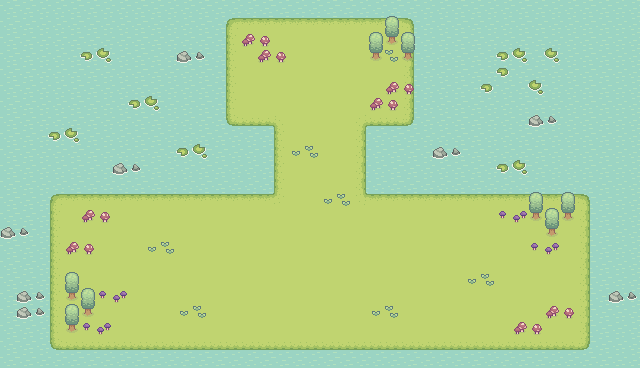

Below is a game level as drawn by its tile map, then a one-line description and the .tmx file that defines it, in full:
An orthogonal 40x23 tile map with 16x16 px tiles, 3 tile layers (Background, grass, objects), 3 tilesets and 15 objects (Player, Info, Logro1).

<map version="1.10" tiledversion="1.10.2" orientation="orthogonal" renderorder="right-down" width="40" height="23" tilewidth="16" tileheight="16" infinite="0" nextlayerid="7" nextobjectid="19">
 <tileset firstgid="1" source="water.tsx" />
 <tileset firstgid="5" source="grass.tsx" />
 <tileset firstgid="82" source="object_grass.tsx" />
 <layer id="1" name="Background" width="40" height="23">
  <data encoding="csv">
1,2,3,4,1,2,3,4,1,2,3,4,1,2,3,4,1,2,3,4,1,2,3,4,1,2,3,4,1,2,3,4,1,2,3,4,1,2,3,4,
1,2,3,4,1,2,3,4,1,2,3,4,1,2,3,4,1,2,3,4,1,2,3,4,1,2,3,4,1,2,3,4,1,2,3,4,1,2,3,4,
1,2,3,4,1,2,3,4,1,2,3,4,1,2,3,4,1,2,3,4,1,2,3,4,1,2,3,4,1,2,3,4,1,2,3,4,1,2,3,4,
1,2,3,4,1,2,3,4,1,2,3,4,1,2,3,4,1,2,3,4,1,2,3,4,1,2,3,4,1,2,3,4,1,2,3,4,1,2,3,4,
1,2,3,4,1,2,3,4,1,2,3,4,1,2,3,4,1,2,3,4,1,2,3,4,1,2,3,4,1,2,3,4,1,2,3,4,1,2,3,4,
1,2,3,4,1,2,3,4,1,2,3,4,1,2,3,4,1,2,3,4,1,2,3,4,1,2,3,4,1,2,3,4,1,2,3,4,1,2,3,4,
1,2,3,4,1,2,3,4,1,2,3,4,1,2,3,4,1,2,3,4,1,2,3,4,1,2,3,4,1,2,3,4,1,2,3,4,1,2,3,4,
1,2,3,4,1,2,3,4,1,2,3,4,1,2,3,4,1,2,3,4,1,2,3,4,1,2,3,4,1,2,3,4,1,2,3,4,1,2,3,4,
1,2,3,4,1,2,3,4,1,2,3,4,1,2,3,4,1,2,3,4,1,2,3,4,1,2,3,4,1,2,3,4,1,2,3,4,1,2,3,4,
1,2,3,4,1,2,3,4,1,2,3,4,1,2,3,4,1,2,3,4,1,2,3,4,1,2,3,4,1,2,3,4,1,2,3,4,1,2,3,4,
1,2,3,4,1,2,3,4,1,2,3,4,1,2,3,4,1,2,3,4,1,2,3,4,1,2,3,4,1,2,3,4,1,2,3,4,1,2,3,4,
1,2,3,4,1,2,3,4,1,2,3,4,1,2,3,4,1,2,3,4,1,2,3,4,1,2,3,4,1,2,3,4,1,2,3,4,1,2,3,4,
1,2,3,4,1,2,3,4,1,2,3,4,1,2,3,4,1,2,3,4,1,2,3,4,1,2,3,4,1,2,3,4,1,2,3,4,1,2,3,4,
1,2,3,4,1,2,3,4,1,2,3,4,1,2,3,4,1,2,3,4,1,2,3,4,1,2,3,4,1,2,3,4,1,2,3,4,1,2,3,4,
1,2,3,4,1,2,3,4,1,2,3,4,1,2,3,4,1,2,3,4,1,2,3,4,1,2,3,4,1,2,3,4,1,2,3,4,1,2,3,4,
1,2,3,4,1,2,3,4,1,2,3,4,1,2,3,4,1,2,3,4,1,2,3,4,1,2,3,4,1,2,3,4,1,2,3,4,1,2,3,4,
1,2,3,4,1,2,3,4,1,2,3,4,1,2,3,4,1,2,3,4,1,2,3,4,1,2,3,4,1,2,3,4,1,2,3,4,1,2,3,4,
1,2,3,4,1,2,3,4,1,2,3,4,1,2,3,4,1,2,3,4,1,2,3,4,1,2,3,4,1,2,3,4,1,2,3,4,1,2,3,4,
1,2,3,4,1,2,3,4,1,2,3,4,1,2,3,4,1,2,3,4,1,2,3,4,1,2,3,4,1,2,3,4,1,2,3,4,1,2,3,4,
1,2,3,4,1,2,3,4,1,2,3,4,1,2,3,4,1,2,3,4,1,2,3,4,1,2,3,4,1,2,3,4,1,2,3,4,1,2,3,4,
1,2,3,4,1,2,3,4,1,2,3,4,1,2,3,4,1,2,3,4,1,2,3,4,1,2,3,4,1,2,3,4,1,2,3,4,1,2,3,4,
1,2,3,4,1,2,3,4,1,2,3,4,1,2,3,4,1,2,3,4,1,2,3,4,1,2,3,4,1,2,3,4,1,2,3,4,1,2,3,4,
1,2,3,4,1,2,3,4,1,2,3,4,1,2,3,4,1,2,3,4,1,2,3,4,1,2,3,4,1,2,3,4,1,2,3,4,1,2,3,4
</data>
 </layer>
 <layer id="2" name="grass" width="40" height="23">
  <data encoding="csv">
0,0,0,0,0,0,0,0,0,0,0,0,0,0,0,0,0,0,0,0,0,0,0,0,0,0,0,0,0,0,0,0,0,0,0,0,0,0,0,0,
0,0,0,0,0,0,0,0,0,0,0,0,0,0,5,6,6,6,6,6,6,6,6,6,6,7,0,0,0,0,0,0,0,0,0,0,0,0,0,0,
0,0,0,0,0,0,0,0,0,0,0,0,0,0,16,17,17,17,17,17,17,17,17,17,17,18,0,0,0,0,0,0,0,0,0,0,0,0,0,0,
0,0,0,0,0,0,0,0,0,0,0,0,0,0,16,17,17,17,17,17,17,17,17,17,17,18,0,0,0,0,0,0,0,0,0,0,0,0,0,0,
0,0,0,0,0,0,0,0,0,0,0,0,0,0,16,17,17,17,17,17,17,17,17,17,17,18,0,0,0,0,0,0,0,0,0,0,0,0,0,0,
0,0,0,0,0,0,0,0,0,0,0,0,0,0,16,17,17,17,17,17,17,17,17,17,17,18,0,0,0,0,0,0,0,0,0,0,0,0,0,0,
0,0,0,0,0,0,0,0,0,0,0,0,0,0,16,17,17,17,17,17,17,17,17,17,17,18,0,0,0,0,0,0,0,0,0,0,0,0,0,0,
0,0,0,0,0,0,0,0,0,0,0,0,0,0,27,28,28,22,17,17,17,17,21,28,28,29,0,0,0,0,0,0,0,0,0,0,0,0,0,0,
0,0,0,0,0,0,0,0,0,0,0,0,0,0,0,0,0,16,17,17,17,17,18,0,0,0,0,0,0,0,0,0,0,0,0,0,0,0,0,0,
0,0,0,0,0,0,0,0,0,0,0,0,0,0,0,0,0,16,17,17,17,17,18,0,0,0,0,0,0,0,0,0,0,0,0,0,0,0,0,0,
0,0,0,0,0,0,0,0,0,0,0,0,0,0,0,0,0,16,17,17,17,17,18,0,0,0,0,0,0,0,0,0,0,0,0,0,0,0,0,0,
0,0,0,0,0,0,0,0,0,0,0,0,0,0,0,0,0,16,17,17,17,17,18,0,0,0,0,0,0,0,0,0,0,0,0,0,0,0,0,0,
0,0,0,5,6,6,6,6,6,6,6,6,6,6,6,6,6,33,17,17,17,17,32,6,6,6,6,6,6,6,6,6,6,6,6,6,7,0,0,0,
0,0,0,16,17,17,17,17,17,17,17,17,17,17,17,17,17,17,17,17,17,17,17,17,17,17,17,17,17,17,17,17,17,17,17,17,18,0,0,0,
0,0,0,16,17,17,17,17,17,17,17,17,17,17,17,17,17,17,17,17,17,17,17,17,17,17,17,17,17,17,17,17,17,17,17,17,18,0,0,0,
0,0,0,16,17,17,17,17,17,17,17,17,17,17,17,17,17,17,17,17,17,17,17,17,17,17,17,17,17,17,17,17,17,17,17,17,18,0,0,0,
0,0,0,16,17,17,17,17,17,17,17,17,17,17,17,17,17,17,17,17,17,17,17,17,17,17,17,17,17,17,17,17,17,17,17,17,18,0,0,0,
0,0,0,16,17,17,17,17,17,17,17,17,17,17,17,17,17,17,17,17,17,17,17,17,17,17,17,17,17,17,17,17,17,17,17,17,18,0,0,0,
0,0,0,16,17,17,17,17,17,17,17,17,17,17,17,17,17,17,17,17,17,17,17,17,17,17,17,17,17,17,17,17,17,17,17,17,18,0,0,0,
0,0,0,16,17,17,17,17,17,17,17,17,17,17,17,17,17,17,17,17,17,17,17,17,17,17,17,17,17,17,17,17,17,17,17,17,18,0,0,0,
0,0,0,16,17,17,17,17,17,17,17,17,17,17,17,17,17,17,17,17,17,17,17,17,17,17,17,17,17,17,17,17,17,17,17,17,18,0,0,0,
0,0,0,27,28,28,28,28,28,28,28,28,28,28,28,28,28,28,28,28,28,28,28,28,28,28,28,28,28,28,28,28,28,28,28,28,29,0,0,0,
0,0,0,0,0,0,0,0,0,0,0,0,0,0,0,0,0,0,0,0,0,0,0,0,0,0,0,0,0,0,0,0,0,0,0,0,0,0,0,0
</data>
 </layer>
 <layer id="3" name="objects" width="40" height="23">
  <data encoding="csv">
0,0,0,0,0,0,0,0,0,0,0,0,0,0,0,0,0,0,0,0,0,0,0,0,0,0,0,0,0,0,0,0,0,0,0,0,0,0,0,0,
0,0,0,0,0,0,0,0,0,0,0,0,0,0,0,0,0,0,0,0,0,0,0,0,82,0,0,0,0,0,0,0,0,0,0,0,0,0,0,0,
0,0,0,0,0,0,0,0,0,0,0,0,0,0,0,87,88,0,0,0,0,0,0,82,91,82,0,0,0,0,0,0,0,0,0,0,0,0,0,0,
0,0,0,0,0,125,126,0,0,0,0,123,124,0,0,0,87,88,0,0,0,0,0,91,97,91,0,0,0,0,0,125,126,0,126,0,0,0,0,0,
0,0,0,0,0,0,0,0,0,0,0,0,0,0,0,0,0,0,0,0,0,0,0,0,0,0,0,0,0,0,0,125,0,0,0,0,0,0,0,0,
0,0,0,0,0,0,0,0,0,0,0,0,0,0,0,0,0,0,0,0,0,0,0,0,87,88,0,0,0,0,125,0,0,126,0,0,0,0,0,0,
0,0,0,0,0,0,0,0,125,126,0,0,0,0,0,0,0,0,0,0,0,0,0,87,88,0,0,0,0,0,0,0,0,0,0,0,0,0,0,0,
0,0,0,0,0,0,0,0,0,0,0,0,0,0,0,0,0,0,0,0,0,0,0,0,0,0,0,0,0,0,0,0,0,123,124,0,0,0,0,0,
0,0,0,125,126,0,0,0,0,0,0,0,0,0,0,0,0,0,0,0,0,0,0,0,0,0,0,0,0,0,0,0,0,0,0,0,0,0,0,0,
0,0,0,0,0,0,0,0,0,0,0,125,126,0,0,0,0,0,96,97,0,0,0,0,0,0,0,123,124,0,0,0,0,0,0,0,0,0,0,0,
0,0,0,0,0,0,0,123,124,0,0,0,0,0,0,0,0,0,0,0,0,0,0,0,0,0,0,0,0,0,0,125,126,0,0,0,0,0,0,0,
0,0,0,0,0,0,0,0,0,0,0,0,0,0,0,0,0,0,0,0,0,0,0,0,0,0,0,0,0,0,0,0,0,0,0,0,0,0,0,0,
0,0,0,0,0,0,0,0,0,0,0,0,0,0,0,0,0,0,0,0,96,97,0,0,0,0,0,0,0,0,0,0,0,82,0,82,0,0,0,0,
0,0,0,0,0,87,88,0,0,0,0,0,0,0,0,0,0,0,0,0,0,0,0,0,0,0,0,0,0,0,0,89,90,91,82,91,0,0,0,0,
123,124,0,0,0,0,0,0,0,0,0,0,0,0,0,0,0,0,0,0,0,0,0,0,0,0,0,0,0,0,0,0,0,0,91,0,0,0,0,0,
0,0,0,0,87,88,0,0,0,96,97,0,0,0,0,0,0,0,0,0,0,0,0,0,0,0,0,0,0,0,0,0,0,89,90,0,0,0,0,0,
0,0,0,0,0,0,0,0,0,0,0,0,0,0,0,0,0,0,0,0,0,0,0,0,0,0,0,0,0,0,0,0,0,0,0,0,0,0,0,0,
0,0,0,0,82,0,0,0,0,0,0,0,0,0,0,0,0,0,0,0,0,0,0,0,0,0,0,0,0,96,97,0,0,0,0,0,0,0,0,0,
0,123,124,0,91,82,89,90,0,0,0,0,0,0,0,0,0,0,0,0,0,0,0,0,0,0,0,0,0,0,0,0,0,0,0,0,0,0,123,124,
0,123,124,0,82,91,0,0,0,0,0,96,97,0,0,0,0,0,0,0,0,0,0,96,97,0,0,0,0,0,0,0,0,0,87,88,0,0,0,0,
0,0,0,0,91,89,90,0,0,0,0,0,0,0,0,0,0,0,0,0,0,0,0,0,0,0,0,0,0,0,0,0,87,88,0,0,0,0,0,0,
0,0,0,0,0,0,0,0,0,0,0,0,0,0,0,0,0,0,0,0,0,0,0,0,0,0,0,0,0,0,0,0,0,0,0,0,0,0,0,0,
0,0,0,0,0,0,0,0,0,0,0,0,0,0,0,0,0,0,0,0,0,0,0,0,0,0,0,0,0,0,0,0,0,0,0,0,0,0,0,0
</data>
 </layer>
 <objectgroup id="5" name="Spawnpoints">
  <object id="1" name="Player" type="Player" x="304" y="32" width="32" height="32" />
  <object id="5" name="Info" type="Info" x="96" y="256" width="32" height="32" />
  <object id="6" name="Logro1" type="Logro1" x="544" y="272" width="32" height="32" />
 </objectgroup>
 <objectgroup id="6" name="Collisions">
  <object id="7" x="224" y="0" width="192" height="16" />
  <object id="8" x="416" y="16" width="16" height="112" />
  <object id="9" x="208" y="16" width="16" height="112" />
  <object id="10" x="224" y="128" width="48" height="16" />
  <object id="11" x="368" y="128" width="48" height="16" />
  <object id="12" x="256" y="144" width="16" height="48" />
  <object id="13" x="368" y="144" width="16" height="48" />
  <object id="14" x="48" y="176" width="208" height="16" />
  <object id="15" x="32" y="192" width="16" height="160" />
  <object id="16" x="48" y="352" width="544" height="16" />
  <object id="17" x="592" y="192" width="16" height="160" />
  <object id="18" x="384" y="176" width="208" height="16" />
 </objectgroup>
</map>
